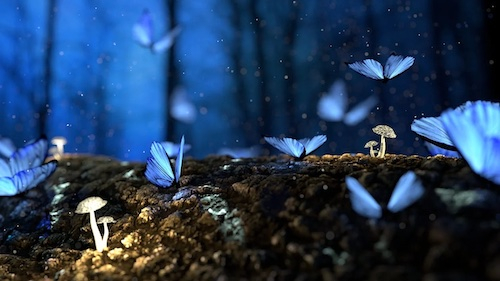
#> input picture images/forest.jpeg, 500 x 281 px, found by its file name
$ jupyter execute --allow-errors 100-HowComputersSee.ipynb   (shell and % lines are left out)
#> lines starting #> are read from the running program, lines starting #| are printed output that depends on the picture; long printed decimals are rounded
[](https://colab.research.google.com/github/ciri/iese-dsfb/blob/main/notebooks/100-HowComputersSee.ipynb)

# How Computers See

Today we'll discover how computers 'see' images - the first step in understanding modern applications like Tesla's self-driving cars. Every digital image, whether from your phone or a security camera, is just a three-dimensional array of numbers representing colors and brightness. We'll learn how to load and manipulate these arrays in Python, skills that will be essential when working with any kind of structured data later in the course. By the end of this session, you'll be able to extract information from images and even build a simple product recommendation system based on color similarity, showing how basic data operations can already create business value.

## Installing the required packages

[cell 1]
# this is to make plots prettier, you can ignore this.
import matplotlib.pyplot as plt
plt.rcParams['figure.facecolor'] = 'none'
plt.rcParams['axes.facecolor'] = 'none'

We will be using the OpenCV package, a real-time optimized Computer Vision library, and set of tools and hardware. To install it, please execute the following command:

[cell 2]
# can also try:
#! conda install -c anaconda py-opencv -y

The exclamation mark at the start of the command signifies that it is not a Python code, but rather a command being directed to the shell of your operating system. We are instructing it to install the OpenCV package. If the installation process completes without errors,  you should be able to execute the subsequent import statements without any difficulties:

[cell 3]
import numpy as np
import cv2
import matplotlib.pyplot as plt

Unlike pandas, we `numpy` does not natively load code to plot data. We therefore load the `matplotlib` library which will help us do just that.

The ``%``  symbol, on the other hand, denotes a command that is specific to the Jupyter lab/notebook environment. In this case, we are requesting it to display images within the notebook instead of opening a new window.

## Loading images

Loading an image into a numpy array is as easy as running the two lines below. Note that this code assumes that there is a file called `forest.jpeg` in a subfolder `resources` of the folder where the code is run. Not specifying the folder correctly is a common source of errors when working with python. You can [download the image here](/www/resources/forest.jpeg).

[cell 4]
# Load the image in a numpy array, we're downloading it from the internet
# so we need to use the requests library to get the image
import requests
url       = 'https://raw.githubusercontent.com/ciri/iese-dsfb/main/images/forest.jpeg'
raw_image = cv2.imdecode(np.frombuffer(requests.get(url).content, np.uint8), cv2.IMREAD_COLOR)
#> raw_image is the input picture: shape (281, 500, 3); mean B, G, R 88.9, 58.4, 34.6
im        = cv2.cvtColor(raw_image, cv2.COLOR_BGR2RGB)

[cell 5]
import matplotlib.pyplot as plt

plt.imshow(im, vmin=0, vmax=255);

im[-1,-1,0]
#> Out = 13

If you're getting an eeror saying:

    error: (-215:Assertion failed) !_src.empty() in function 'cvtColor'

Make sure to place the image file in the correct folder. It should be in a subdirectory called resources of the current directory (the one that your jupyter notebook is located in). If you don't know which one that is, try one of these commands:

Mac:

    ! pwd

Windows:

    ! cd

The first line of our previous code loads the image into a numpy matrix, and the second one specifies which color encoding mechanism ``cv`` should be using. Here, we tell it to use the RGB triplet system (``cv2.COLOR_BGR2RGB``).

To understand what this actually does, we need to go on a brief detour in Computer Science.

## How computers represent images.

When you take a photo with a digital camera, light strikes a sensor array organized in a grid, capturing the intensities of light in each cell. These intensities are then converted into numerical values and saved onto storage media. Here's a simplified breakdown of the process:

1. Light from the scene enters through the lens, which filters out most of the UV light.
2. An infrared filter eliminates infrared wavelengths to ensure accurate color reproduction.
3. The remaining light hits a sensor grid that records the intensities of Red, Green, and Blue colors, usually by passing through color filters before the sensor.
4. These RGB color intensities are then stored on the camera's storage media, often a hard drive or SD card.

<center>

</center>

When you're ready to work with this image in a computational environment like Python, it's typically read into a multi-dimensional array. Each cell in this array corresponds to a pixel, holding numbers that represent color and intensity.` Images are stored in a matrix of **pixels**, where each pixel represents a single point of color on a canvas. In NumPy, an image matrix is represented as a three-dimensional array, with one dimension for the row index, one for the column index, and one for the color channel.

Typically, each pixel will not just be one number, but a triplet of three numbers instead (one for Red, Green, and Blue respectively). This is called the **additive coloring mechanism** and it involves mixing a triplet of these three numbers ranging from 0 to 255 to form a color. This representation is commonly used to both store, but also reproduce colors in digital images.

Let us inspect the image that we have loaded.

[cell 6]
im.shape
#> Out = (281, 500, 3)

[cell 7]
np.min(im)
#> Out = 0

[cell 8]
np.max(im)
#> Out = 255

[cell 9]
im.dtype

[cell 10]
type(im[0,0,0])

To assign a specific color to a pixel in an image, we could manipulate the corresponding value in the matrix. For example, if we want to make a pixel at row 100 and column 50 completely blue, we can set the red and green color channels to 0 and the blue color channel to 255 as follows:

``im[100,50,:] = [0,0,255] ``

Similarly, the color magenta can be represented by setting the red and blue color channels to 255 and the green color channel to 0 as follows:

``im[100,50,:] = [255,0,255] ``

Sometimes, images are specified as being **black-and-white**. In this case, we represent the image as a single number which indicicates the intensity of white (0 = black, 255 = full white). To represent a gray pixel, we would set the channel to some intermediary value:

``im_bw[100,50] = 125 ``

*It is worth noting that while images are often stored in this raw pixel format, it is typically possible and desirable to compress images to reduce their size using techniques such as the Joint Photographic Experts Group standards (JPG/JPEG). However, for the purposes of this discussion, we will only consider raw images in Python.*

To conclude: the image that we loaded contains 281 rows and 500 columns of pixels. Each pixels has 3 values and a minimum of 0 and a maximum of 255. The type of the array is uint8 (a value from 0-255). This type is memory efficient, but you must keep in mind that the you should *never* store a value that is outside of this range in the matrix. If you do so, it will lead to unexpected results:

[cell 11]
np.uint8(258)

Wow! This is called an [overflow](https://en.wikipedia.org/wiki/Integer_overflow), we won't go deeper into overflows, but as you can see it can lead to very peculiar results. To avoid it, ensure that you take care to not put really big numbers in things that can't hold them.

### Displaying images

Let us now show the image using the ``imshow`` command which - conveniently - takes as input a pixel matrix.

[cell 12]
plt.imshow(im, vmin=0, vmax=255)
plt.show()

We can convert a color image to a black-and-white image by taking the average accross all channels.

[cell 13]
im_bw = np.mean(im,axis=2)
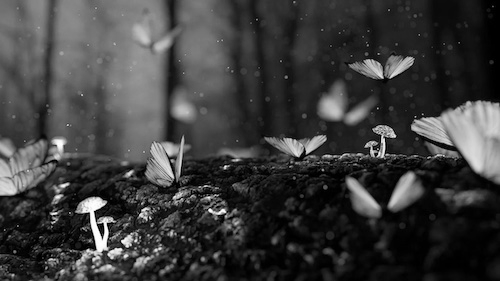
#> im_bw: shape (281, 500) float64; min 0, max 255, mean 60.6

plt.imshow(im_bw, cmap='gray', vmin=0, vmax=255)
plt.show()

**You try it:**

Try showing just the bottom left corner of the (color) image.

1. Check the size of the image, divide by 2 to get the quarters.
2. Use matric indexing to focus the image

**You try it:**

Which channel is likely going to have the most intense values in the above picture: red, green, or blue?

We can also show just one color channel if we want to by extracing just that layer.

Note: when the `imshow` command receives an 2D np array with no additional color information, you must specify the color mapping (what a 0 means and what a 255 means). The full list of colormaps is available [here](https://matplotlib.org/stable/users/explain/colors/colormaps.html).

[cell 14]
red_image = im[:,:,0]
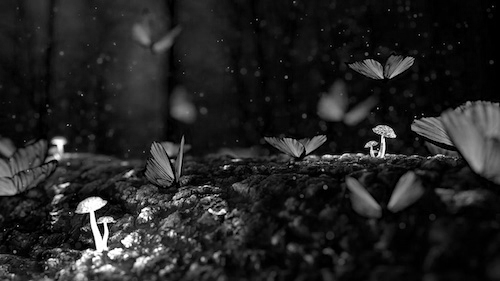
#> red_image: shape (281, 500); min 0, max 255, mean 34.6
plt.imshow(red_image, cmap='Reds', vmin=0, vmax=255)
plt.show();

## BONUS: Moving Images

Moving images (video's, GIFs, webcam data, etc) are just a sequence of individual images that are shown in rapid succession at a certain frame rate.

<center></center>

Let's try to investigate the matrices for this particular image. Don't worry too much about the code below. We won't be explaining it in detail but it essentially loads the GIF image in an numpy array in memory. The picture I used is [available here](/www/resources/ring-cool.gif)

[cell 15]
# Boilerplate code to open a GIF sequence.
# You don't need to worry about this code
# too much.

from io import BytesIO
from PIL import Image, ImageSequence
import numpy as np

def load_frames(image: Image, mode='RGB'):
    return np.array([
        np.array(frame.convert(mode))
        for frame in ImageSequence.Iterator(image)
    ])

def load_image_from_url(url):
    resp    = requests.get(url, timeout=20)
    resp.raise_for_status()
    buf     = BytesIO(resp.content)
    im      = Image.open(buf)
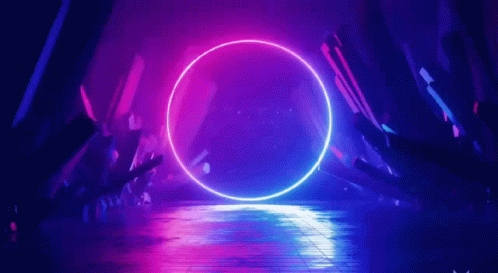
#> input picture images/ring-cool.gif, 498 x 273 px, found by its file name
#> im is the input picture: PIL image 498x273 P; mean R, G, B 63, 26.2, 140.4
    frames  = load_frames(im)
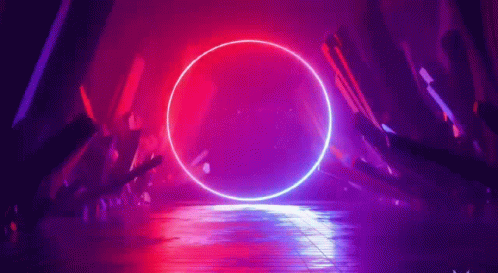
#> im: PIL image 498x273 RGB; mean R, G, B 115.5, 17.9, 110.1
    it      = ImageSequence.Iterator(im)
    return frames, it

frames, it = load_image_from_url('https://raw.githubusercontent.com/ciri/iese-dsfb/main/images/ring-cool.gif')

[cell 16]
frames.shape
#> Out = (51, 273, 498, 3)

It looks like we have 51 individual images inside of this one GIF container. Each image has 273 rows and 498 columns with RGB data. Let's show the first 16:

[cell 17]
fig, axs = plt.subplots(4,4)
for i,frame in enumerate(frames[:16]):
    ax =axs[int(i/4),int(i%4)]
    ax.imshow(frame);
    ax.axis('off');
#> this loop made 16 passes
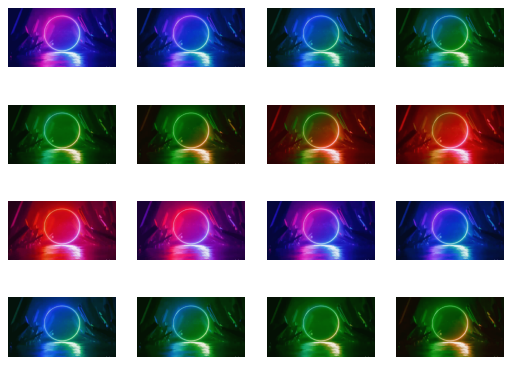
#> figure drawn by matplotlib, 16 panels

Looks like maybe only the first 10 were really required here ...

## Mini-Case: building a data product for Zara

Fashion retailer Zara needs to improve their product recommendations for their online store. While they eventually want to use sophisticated AI, they decide to start with a simple proof-of-concept: recommending t-shirts based on color similarity. When a customer views a t-shirt, the system should suggest other t-shirts with similar colors.

The marketing team estimates that even this simple system could increase their cross-selling by 5% by making it easier for customers to find color variations they like. With average t-shirt revenue of €2M per month, that's an additional €100K monthly revenue for a very simple technical solution.

Exercise:

1. Download the [tshirts dataset](http://dsfb.ciri.be/www/resources/tshirts.zip), and unzip it in a folder that is accessible.
2. Complete the `calculate_average_color()` function.
3. Ask ChatGPT to explain how the `find_similar_tshirts()` function works.

**Step 1**: download and unzip in a path that is accessible to python

[cell 18]
TSHIRTS_PATH = '../resources/tshirts' # specify where you placed your tshirts here

**Step 2**: complete this function, maybe try it out on the image that you have already loaded first. The output should be the average red, blue and green content:

- Input: image matrix
- Output: 3x1 vector with the 3 means

If you just want to see what we're working towards, feel free to leave this as is for now.

[cell 19]
def calculate_average_color(image_path):
    img = cv2.imread(str(image_path))
    img = cv2.cvtColor(img, cv2.COLOR_BGR2RGB)
    resized_img = img[::16]

    # returns the average color accross all image channels of the resized image
    avg_color = np.mean(resized_img, axis=(0, 1))

    return avg_color

[cell 20]
# Example image
image1 = '../resources/tshirts/1.jpg'

original_img = cv2.imread(str(image1))
#> (the rest of this cell did not finish here and is left out)

#> (a cell that did not finish here is left out)

**Step 3**: run the image recommendation system.

If you want to learn more about this code, ask an LLM like ChatGPT like this:

> I'm learning Python, and I have a code that I'm trying to understand step-by-step. It involves loading and displaying images of t-shirts, comparing their colors, and recommending similar-looking t-shirts based on color similarity. Could you help me understand this code at different levels of depth?
>
> [paste the code here]

[cell 22]
import cv2
import numpy as np
import os
from pathlib import Path
import matplotlib.pyplot as plt

# A function to load all thsirt image file names
# Load all t-shirt image file names from the folder
def load_tshirt_images(folder_path):
    image_files = [filename for filename in os.listdir(folder_path) if filename.lower().endswith('.jpg')]
    return image_files

# Explain me ...
def find_similar_tshirts(target_color, all_tshirts, folder_path, num_recommendations=3):
    similarities = []
    for tshirt_file in all_tshirts:
        tshirt_path = Path(folder_path) / tshirt_file
        tshirt_color = calculate_average_color(tshirt_path)
        similarity = np.sqrt(np.sum((target_color - tshirt_color) ** 2))
        similarities.append((tshirt_file, similarity))
    similarities.sort(key=lambda x: x[1])
    return similarities[1:num_recommendations+1]

def plot_recommendations(target_file, folder_path):
    # Get all t-shirts and calculate recommendations
    all_tshirts     = load_tshirt_images(folder_path)
    target_path     = Path(folder_path) / target_file
    target_color    = calculate_average_color(target_path)
    similar_tshirts = find_similar_tshirts(target_color, all_tshirts, folder_path)

    # Create figure with 4 subplots (original + 3 recommendations)
    _, axes = plt.subplots(1, 4, figsize=(15, 4))

    # Plot original
    original_img = cv2.imread(str(target_path))
    original_img = cv2.cvtColor(original_img, cv2.COLOR_BGR2RGB)
    axes[0].imshow(original_img)
    axes[0].set_title('Original')
    axes[0].axis('off')

    # Plot recommendations
    for idx, (tshirt, similarity) in enumerate(similar_tshirts, 1):
        img_path = Path(folder_path) / tshirt
        img = cv2.imread(str(img_path))
        img = cv2.cvtColor(img, cv2.COLOR_BGR2RGB)
        axes[idx].imshow(img)
        axes[idx].set_title(f'Recommendation {idx}\nSimilarity: {similarity:.1f}')
        axes[idx].axis('off')

    plt.tight_layout()
    plt.show()


# Example usage:
#> (the rest of this cell did not finish here and is left out)

#> (a cell that did not finish here is left out)

## BONUS: Procedural Art

Image manipulation at the pixel-level as we've done in this session is a core part of procedural art, a fascinating intersection of creativity and computation. This form of art involves the use of algorithmic processes, often involving pixel manipulation, to generate unique and intricate designs. The beauty of procedural art lies in its unpredictability and the infinite possibilities it presents, as the same set of rules can yield vastly different results each time.

A notable figure in this field is Vera Molnár, a pioneer of computer and procedural art. Molnár's work often involved the manipulation of simple geometric shapes, using algorithms to create complex, visually striking images. Her art serves as a compelling example of how procedural techniques can be used to manipulate pixels and create intricate patterns and designs. By exploring and manipulating the fundamental building blocks of digital images - pixels - artists like Molnár have expanded the boundaries of what is possible in the realm of digital art. Or as Vera puts it: *"I use simple shapes because they allow me step by step control over how I create the image arrangement. Thus, I can try to identify the exact moment when the evidence of art becomes visible. In order to guarantee the systematic nature of this research, I use a computer."*

For a modern interpretation check out <a href="https://refikanadol.com/">Refik Anadol</a>'s work.

<center>
    <br/>
    <i>Fig. Vera Molnár in 1961 Courtesy of Galerie Oniris - Rennes</i>
</center>

Here's a python version of the displayed art piece!

[cell 24]
import numpy as np
import matplotlib.pyplot as plt

# Parameters
width, height = 300, 300
size = 50

def randomise():
    return (np.random.randint(0, 11)/10 - 0.5) * 6

def draw_square(ax, x, y, size):
    # Centered square with jittered corners
    half = size / 2
    corners = [
        [x - half + randomise(), y - half + randomise()],
        [x + half + randomise(), y - half + randomise()],
        [x + half + randomise(), y + half + randomise()],
        [x - half + randomise(), y + half + randomise()],
        [x - half + randomise(), y - half + randomise()],
    ]
    corners = np.array(corners)
    ax.plot(corners[:, 0], corners[:, 1], color='black', linewidth=1)

def draw_tile(ax, x, y, size):
    for _ in range(9):
        draw_square(ax, x, y, size)
        size -= np.random.randint(0, 11)

def draw_grid():
    fig, ax = plt.subplots(figsize=(6, 6))
    ax.set_xlim(-width/2, width/2)
    ax.set_ylim(-height/2, height/2)
    ax.set_aspect('equal')
    ax.axis('off')

    for x in range(0, width + size, size):
        for y in range(0, height + size, size):
            draw_tile(ax, x - width/2, y - height/2, size * 0.95)

    plt.tight_layout()
    plt.show()
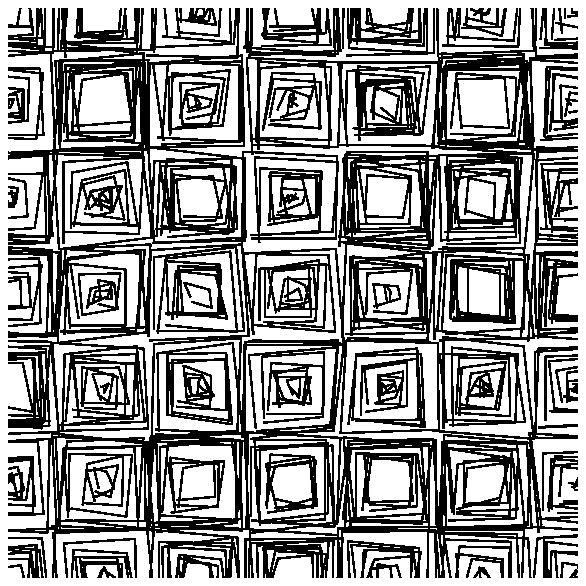
#> figure drawn by matplotlib, 1 panel

draw_grid()

# Solutions

**You try it:**

Try showing just the bottom left corner of the (color) image.

1. Check the size of the image, divide by 2 to get the quarters.
2. Use matric indexing to focus the image

[cell 25]
print(im.shape)
#| (281, 500, 3)

im2 = im[140:, :250,:]
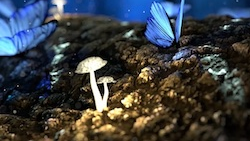
#> im2: shape (141, 250, 3); mean R, G, B 58.8, 63.1, 67.5
plt.imshow(im2)
plt.show();

**You try it:**

Which channel is likely going to have the most intense values in the above picture: red, green, or blue?

[cell 26]
# this is red
red = im[:,:,0]
print("Red", red.mean().round(2))
#| Red 34.58

# alternative solution for all channels
print(im.mean(axis=(0,1)))
#| [34.577 58.367 88.900]

We can also plot a specifi channel by setting the other channels to 0

[cell 27]
for name, channel in zip(['Red','Green','Blue'], range(3)):
    im_one_color = im.copy()

    other_channels = list(set([0,1,2]) - set([channel]))
    im_one_color[:,:,other_channels] = 0

    plt.imshow(im_one_color)
    plt.show()
#> this loop made 3 passes
#> pass 1, `plt.show()`:
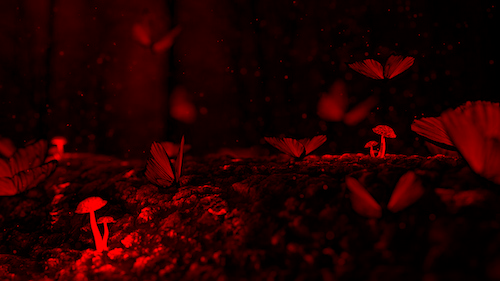
#> shown: shape (281, 500, 3); mean R, G, B 34.6, 0, 0
#> pass 2, `plt.show()`:
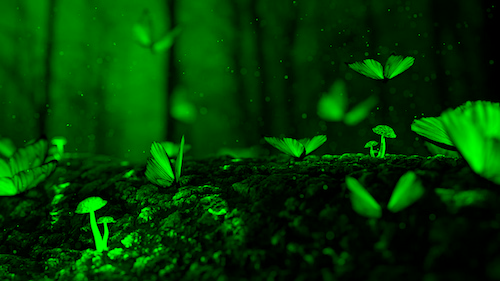
#> shown: shape (281, 500, 3); mean R, G, B 0, 58.4, 0
#> after the loop:
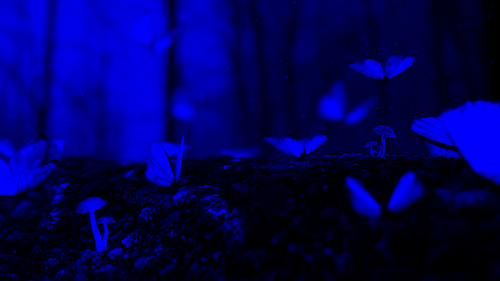
#> im_one_color: shape (281, 500, 3); mean R, G, B 0, 0, 88.9
